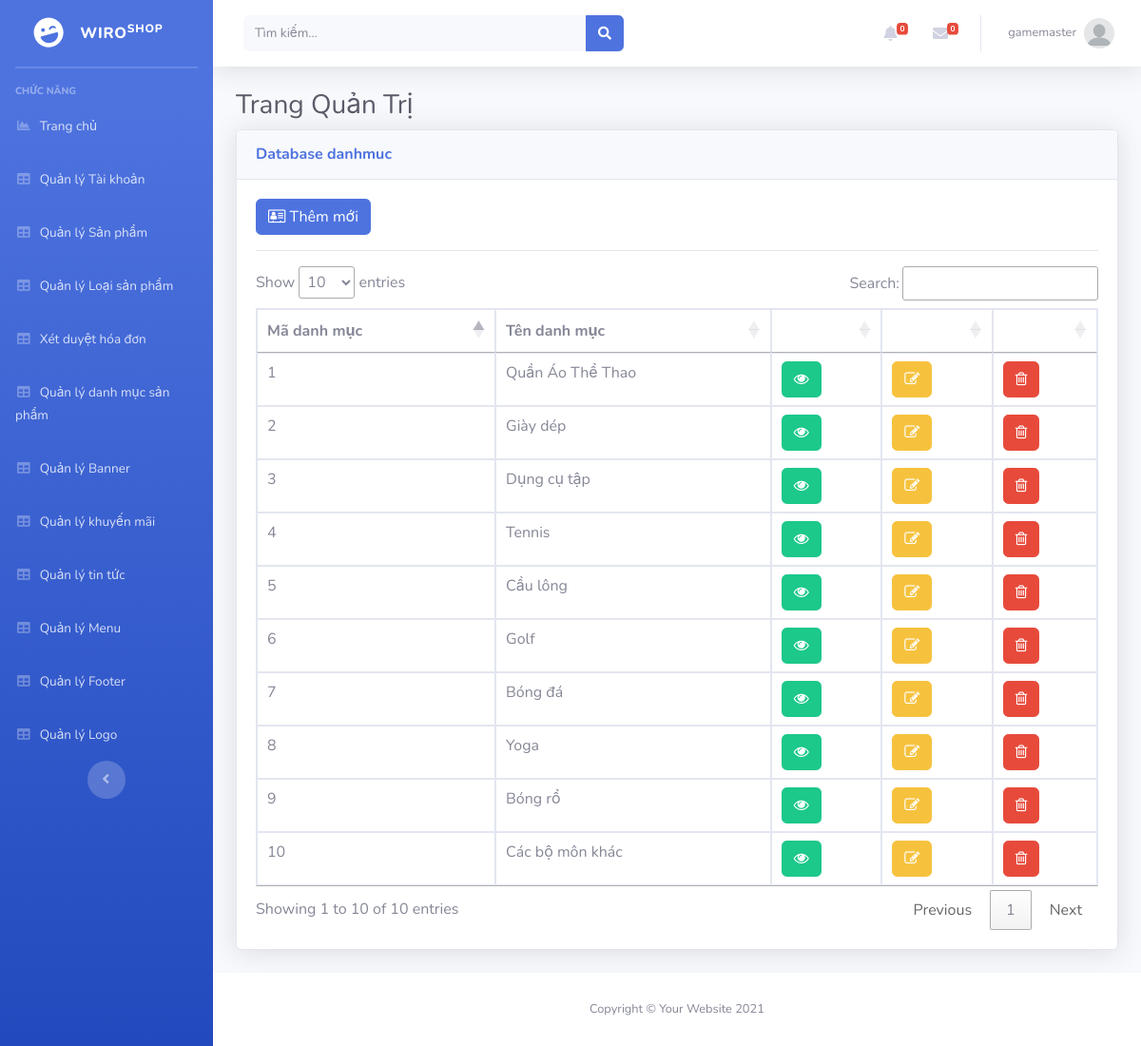
The app's page /Admin/index.php?mod=danhmuc (signed in) with its own data.
### tables this page shows
CREATE TABLE `danhmuc` (
  `MaDM` int(11) NOT NULL,
  `TenDM` varchar(255) DEFAULT NULL,
  `IconDM` varchar(30) NOT NULL
);

### Admin/MVC/controllers/DanhmucController.php (called while the page is built, shortened)
<?php
class DanhmucController
{
	var $danhmuc_model;
	function __construct()
	{
		$this->danhmuc_model = new Danhmuc();
	}
	public function list()
	{
		$data = $this->danhmuc_model->All();
		require_once("MVC/Views/Admin/index.php");
	}
}

### Admin/MVC/Models/connection.php (called while the page is built, shortened)
<?php
    class Connection{
        function __construct()
        {
            $severname ="localhost";
            $username ="root";
            $password ="";
            $db_name ="wiroshop";
            $this->conn = new mysqli($severname,$username,$password,$db_name);
        }
    }
?>

### Admin/MVC/Models/model.php (called while the page is built, shortened)
<?php
require_once("connection.php");
class Model
{
    var $table;
    var $contens;
    function __construct()
    {
        $conn_obj = new Connection();
        $this->conn = $conn_obj->conn;
    }
    function All()
    {
        $query = "select * from $this->table ORDER BY $this->contens DESC ";
        require("result.php");
        return $data;
    }
}

### Admin/MVC/Models/result.php (called while the page is built)
<?php
$result = $this->conn->query($query);
$data = array();
while ($row = $result->fetch_assoc()) {
    $data[] = $row;
}
?>

### Admin/MVC/Views/danhmuc/list.php (the view, shortened to what this page needs)
<?php if (isset($_SESSION['isLogin_Admin']) && $_SESSION['isLogin_Admin'] == true) { ?>
<a href="?mod=danhmuc&act=add" type="button" class="btn btn-primary"><i class="fa fa-address-card-o" aria-hidden="true"></i>&nbsp;Thêm mới</a>
<?php } ?>
<hr>
<table class="table table-bordered" id="dataTable" width="100%" cellspacing="0">
  <thead>
    <tr>
      <th scope="col">Mã danh mục</th>
      <th scope="col">Tên danh mục</th>
      <th scope="col"></th>
      <th scope="col"></th>
      <th scope="col"></th>
    </tr>
  </thead>
  <tbody>
    <?php foreach ($data as $row) { ?>
      <tr>
        <td><?= $row['MaDM'] ?></td>
        <td><?= $row['TenDM'] ?></td>
        <td>
          <a href="?mod=danhmuc&act=detail&id=<?= $row['MaDM'] ?>" class="btn btn-success"><i class="fa fa-eye" aria-hidden="true"></i></a>
        </td>
        <td>
          <?php if (isset($_SESSION['isLogin_Admin']) && $_SESSION['isLogin_Admin'] == true) { ?>
          <a href="?mod=danhmuc&act=edit&id=<?= $row['MaDM'] ?>" class="btn btn-warning"><i class="fa fa-pencil-square-o" aria-hidden="true"></i></a>
          <?php }?>
        </td>
        <td>
          <?php if (isset($_SESSION['isLogin_Admin']) && $_SESSION['isLogin_Admin'] == true) { ?>
          <a href="?mod=danhmuc&act=delete&id=<?= $row['MaDM'] ?>" onclick="return confirm('Bạn có thật sự muốn xóa ?');" type="button" class="btn btn-danger"><i class="fa fa-trash-o" aria-hidden="true"></i></a>
          <?php }?>
        </td>
      </tr>
    <?php } ?>
</table>

### records on screen
danhmuc: MaDM "10", TenDM "Các bộ môn khác"
danhmuc: MaDM "9", TenDM "Bóng rổ"
danhmuc: MaDM "8", TenDM "Yoga"
danhmuc: MaDM "7", TenDM "Bóng đá"
danhmuc: MaDM "6", TenDM "Golf"
danhmuc: MaDM "5", TenDM "Cầu lông"
danhmuc: MaDM "4", TenDM "Tennis"
danhmuc: MaDM "3", TenDM "Dụng cụ tập"
danhmuc: MaDM "2", TenDM "Giày dép"
danhmuc: MaDM "1", TenDM "Quần Áo Thể Thao"

### other values on screen
$_SESSION['login']['TaiKhoan'] "gamemaster"
$mod "danhmuc"
